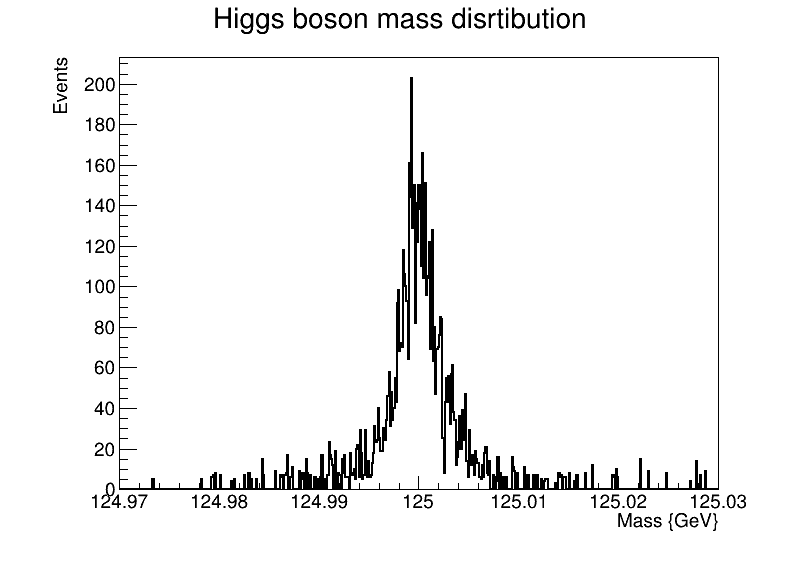

The Python source for this figure:
import ROOT

# Open the file
f = ROOT.TFile("ex8.root")

# Get the tree
tree = f.Get("tree")

# Create a canvas
canvas = ROOT.TCanvas("canvas", "", 800, 600)

# Create a histogram
mass = ROOT.TH1F("mass", "Higgs boson mass disrtibution", 500, 124.97, 125.03)

# Loop over the events
for event in tree:
    mass.Fill(event.Mass)

# Customize the histogram properties
mass.SetLineColor(ROOT.kBlack)
mass.SetLineWidth(2)
mass.SetStats(0)

# Customize the canvas properties
canvas.SetFillColor(ROOT.kWhite)
canvas.SetLeftMargin(0.15)
canvas.SetBottomMargin(0.15)

# Add axis labels
mass.GetXaxis().SetTitle("Mass {GeV}")
mass.GetYaxis().SetTitle("Events")

# Draw the histogram
mass.Draw()

# Calculate the mean and RMS of the mass distribution
mean = mass.GetMean()
rms = mass.GetRMS()

# Calculate the Breit-Wigner width using the RMS value
width = rms / ROOT.TMath.Sqrt(2)

# Save the width to an exisiting file
with open("width.txt", "a") as results:
    results.write("PART 2\n")
    results.write("========================================\n")
    results.write("Width = {:.8f} GeV".format(width))
    results.write("\n========================================\n")

# Save the canvas
canvas.SaveAs("plots.root")
canvas.SaveAs("plots.pdf")
canvas.SaveAs("plots.png")

# Close the file
f.Close()
